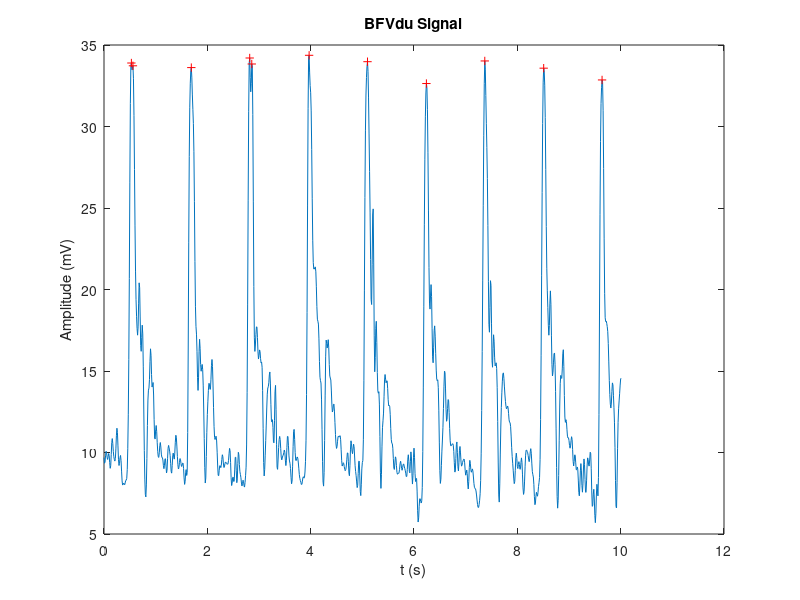

The MATLAB source for this figure: (Note: this script raises an error after producing the figure.)
load('BFVdata_assignment3.mat');

t = 0:1/Fs:(length(BFVdu)-1)/Fs;
[xpks, xlocs] = findpeaks(BFVdu, 'MinPeakHeight', 30);

% plot input signal

figure('Name', 'BFVdu Signal', 'NumberTitle', 'off');
plot(t, BFVdu)
hold on;
plot(t(xlocs), xpks, 'r+')
xlabel('t (s)');
ylabel('Amplitude (mV)');
title('BFVdu Signal');

L = 452; % appx. length of period

BFVdu_p = BFVdu(1:L);
BFVdu_p_zp = [BFVdu_p' zeros(1,L)]';

[mBFV, phBFV, fBFV] = fourier_dt(BFVdu, Fs, 'half');
[mBFV_p, phBFV_p, fBFV_p] = fourier_dt(BFVdu_p, Fs, 'half');
[mBFV_p_zp, phBFV_p_zp, fBFV_p_zp] = fourier_dt(BFVdu_p_zp, Fs, 'half');

% plot magnitude spectra

figure('Name', 'Magnitude Spectrum', 'NumberTitle', 'off');

subplot(3,1,1);
plot(fBFV, mBFV)
xlim([0 20]);
ylabel('|X(f)| (mV)');
title('Entire BFVdu Signal');

subplot(3,1,2);
plot(fBFV_p, mBFV_p)
xlim([0 20]);
ylabel('|X(f)| (mV)');
title('Portion of BFVdu Signal');

subplot(3,1,3);
plot(fBFV_p_zp, mBFV_p_zp)
xlim([0 20]);
ylabel('|X(f)| (mV)');
xlabel('f (Hz)');
title('Portion of BFVdu Signal with Zero-padding');

% compare magnitude spectra (between zero-pad and non zero-pad)

figure('Name', 'Magnitude Spectra Comparison', 'NumberTitle', 'off');

subplot(2,1,1);
plot(fBFV, mBFV)
hold on;
plot(fBFV_p, mBFV_p, '+-')
xlim([0 20]);
ylabel('|X(f)| (mV)');
title('BFVdu');
legend('Full Signal', 'Portioned Signal');

subplot(2,1,2);
plot(fBFV, mBFV)
hold on;
plot(fBFV_p_zp, mBFV_p_zp, '-')
xlim([0 20]);
ylabel('|X(f)| (mV)');
xlabel('f (Hz)');
title('BFVdu');
legend('Full Signal', 'Zero-padded Portioned Signal');

L2 = 390; % off sync with period

BFVdu_p2 = BFVdu(1:L2);
[mBFV_p2, phBFV_p2, fBFV_p2] = fourier_dt(BFVdu_p2, Fs, 'half');

% compare magnitude spectra (between different L's)

figure('Name', 'Magnitude Spectra Comparison', 'NumberTitle', 'off');

subplot(2,1,1);
plot(fBFV, mBFV)
hold on;
plot(fBFV_p, mBFV_p, '+-')
xlim([0 10]);
ylabel('|X(f)| (mV)');
title('BFVdu');
legend('Full Signal', 'Portioned Signal with L=339');

subplot(2,1,2);
plot(fBFV, mBFV)
hold on;
plot(fBFV_p2, mBFV_p2, '+-')
xlim([0 10]);
ylabel('|X(f)| (mV)');
xlabel('f (Hz)');
title('BFVdu');
legend('Full Signal', 'Portioned Signal with L=390');